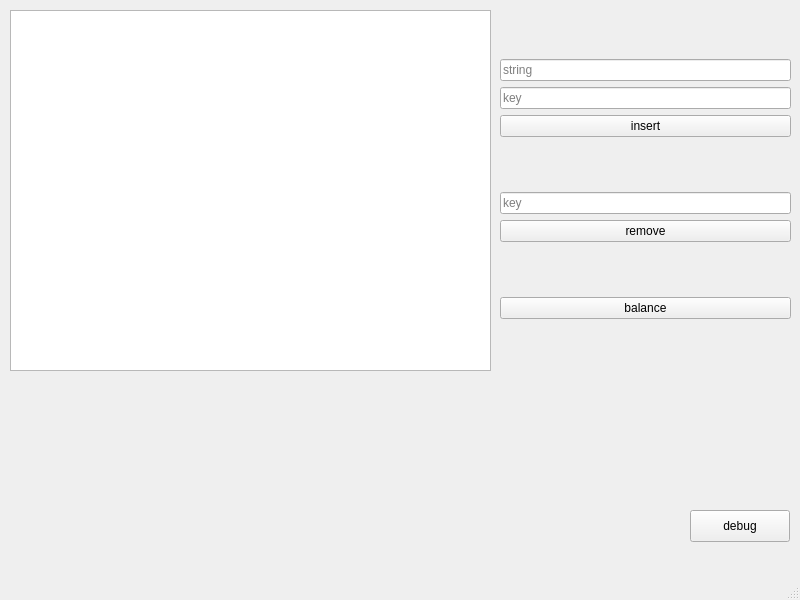
<?xml version="1.0" encoding="UTF-8"?>
<ui version="4.0">
 <class>MainWindow</class>
 <widget class="QMainWindow" name="MainWindow">
  <property name="geometry">
   <rect>
    <x>0</x>
    <y>0</y>
    <width>800</width>
    <height>600</height>
   </rect>
  </property>
  <property name="windowTitle">
   <string>MainWindow</string>
  </property>
  <widget class="QWidget" name="centralwidget">
   <widget class="QTreeView" name="treeView">
    <property name="geometry">
     <rect>
      <x>10</x>
      <y>10</y>
      <width>481</width>
      <height>361</height>
     </rect>
    </property>
   </widget>
   <widget class="QWidget" name="verticalLayoutWidget">
    <property name="geometry">
     <rect>
      <x>500</x>
      <y>10</y>
      <width>291</width>
      <height>361</height>
     </rect>
    </property>
    <layout class="QVBoxLayout" name="verticalLayout">
     <item>
      <layout class="QVBoxLayout" name="verticalLayout_2">
       <item>
        <widget class="QLineEdit" name="InsertString">
         <property name="placeholderText">
          <string>string</string>
         </property>
        </widget>
       </item>
       <item>
        <widget class="QLineEdit" name="InsertKey">
         <property name="placeholderText">
          <string>key</string>
         </property>
        </widget>
       </item>
       <item>
        <widget class="QPushButton" name="InsertButton">
         <property name="text">
          <string>insert</string>
         </property>
        </widget>
       </item>
      </layout>
     </item>
     <item>
      <layout class="QVBoxLayout" name="verticalLayout_3">
       <item>
        <widget class="QLineEdit" name="RemoveKey">
         <property name="placeholderText">
          <string>key</string>
         </property>
        </widget>
       </item>
       <item>
        <widget class="QPushButton" name="RemoveButton">
         <property name="text">
          <string>remove</string>
         </property>
        </widget>
       </item>
      </layout>
     </item>
     <item>
      <widget class="QPushButton" name="pushButton_2">
       <property name="text">
        <string>balance</string>
       </property>
      </widget>
     </item>
    </layout>
   </widget>
   <widget class="QPushButton" name="pushButton">
    <property name="geometry">
     <rect>
      <x>690</x>
      <y>510</y>
      <width>100</width>
      <height>32</height>
     </rect>
    </property>
    <property name="text">
     <string>debug</string>
    </property>
   </widget>
  </widget>
  <widget class="QMenuBar" name="menubar">
   <property name="geometry">
    <rect>
     <x>0</x>
     <y>0</y>
     <width>800</width>
     <height>24</height>
    </rect>
   </property>
  </widget>
  <widget class="QStatusBar" name="statusbar"/>
 </widget>
 <resources/>
 <connections/>
</ui>
